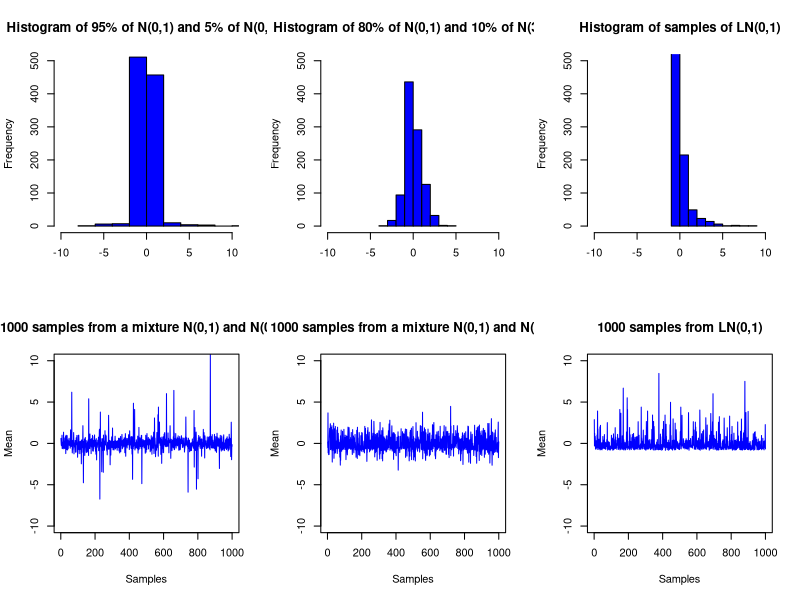

Here is the R script that generated this plot:
gaussmix <- function(nsim,mean_1,mean_2,std_1,std_2,alpha){
  U <- runif(nsim)
  I <- as.numeric(U<alpha)
  y <- I*rnorm(nsim,mean=mean_1,sd=std_1)+
    (1-I)*rnorm(nsim,mean=mean_2,sd=std_2)
  return(y)
}

z1 <- gaussmix(1000,0,0,1,6,0.95)
z1_standardized <- (z1-mean(z1))/sqrt(var(z1))
z2 <- gaussmix(1000,3.9,0.5,5,0.5,0.80)
z2_standardized <- (z2-mean(z2))/sqrt(var(z2))
z3 <- rlnorm(1000)
z3_standardized <- (z3-mean(z3))/sqrt(var(z3))

par(mfrow=c(2,3))
hist(z1_standardized,xlim=c(-10,10),ylim=c(0,500),
     main="Histogram of 95% of N(0,1) and 5% of N(0,36)",
     col="blue",xlab=" ")
hist(z2_standardized,xlim=c(-10,10),ylim=c(0,500),
     main="Histogram of 80% of N(0,1) and 10% of N(3,1)",
     col="blue",xlab=" ")
hist(z3_standardized,xlim=c(-10,10),ylim=c(0,500),
     main="Histogram of samples of LN(0,1)",col="blue",xlab=" ")
##
plot(z1_standardized,type='l',
     main="1000 samples from a mixture N(0,1) and N(0,36)",
     col="blue",xlab="Samples",ylab="Mean",ylim=c(-10,10))
plot(z2_standardized,type='l',
     main="1000 samples from a mixture N(0,1) and N(3,1)",
     col="blue",xlab="Samples",ylab="Mean",ylim=c(-10,10))
plot(z3_standardized,type='l',
     main="1000 samples from LN(0,1)",
     col="blue",xlab="Samples",ylab="Mean",ylim=c(-10,10))



library(MASS)
S1 <- matrix(c(1300,-180,-180,480),nrow=2,byrow=TRUE)
mu1 <- c(1,1)
S2 <- matrix(c(1300,-180,-180,480),nrow=2,byrow=TRUE)
mu2 <- c(-1,-1)

n <- 1000
p1 <- 0.8
n1 <- rbinom(1,size=n,prob=p1)  ## how many from first distribution?
n2 <- n-n1
val1 <- mvrnorm(n1,mu=mu1,Sigma=S1)
val2 <- mvrnorm(n2,mu=mu2,Sigma=S2)
allval <- rbind(val1,val2)      ## combine
allval <- allval[sample(n,n),]
